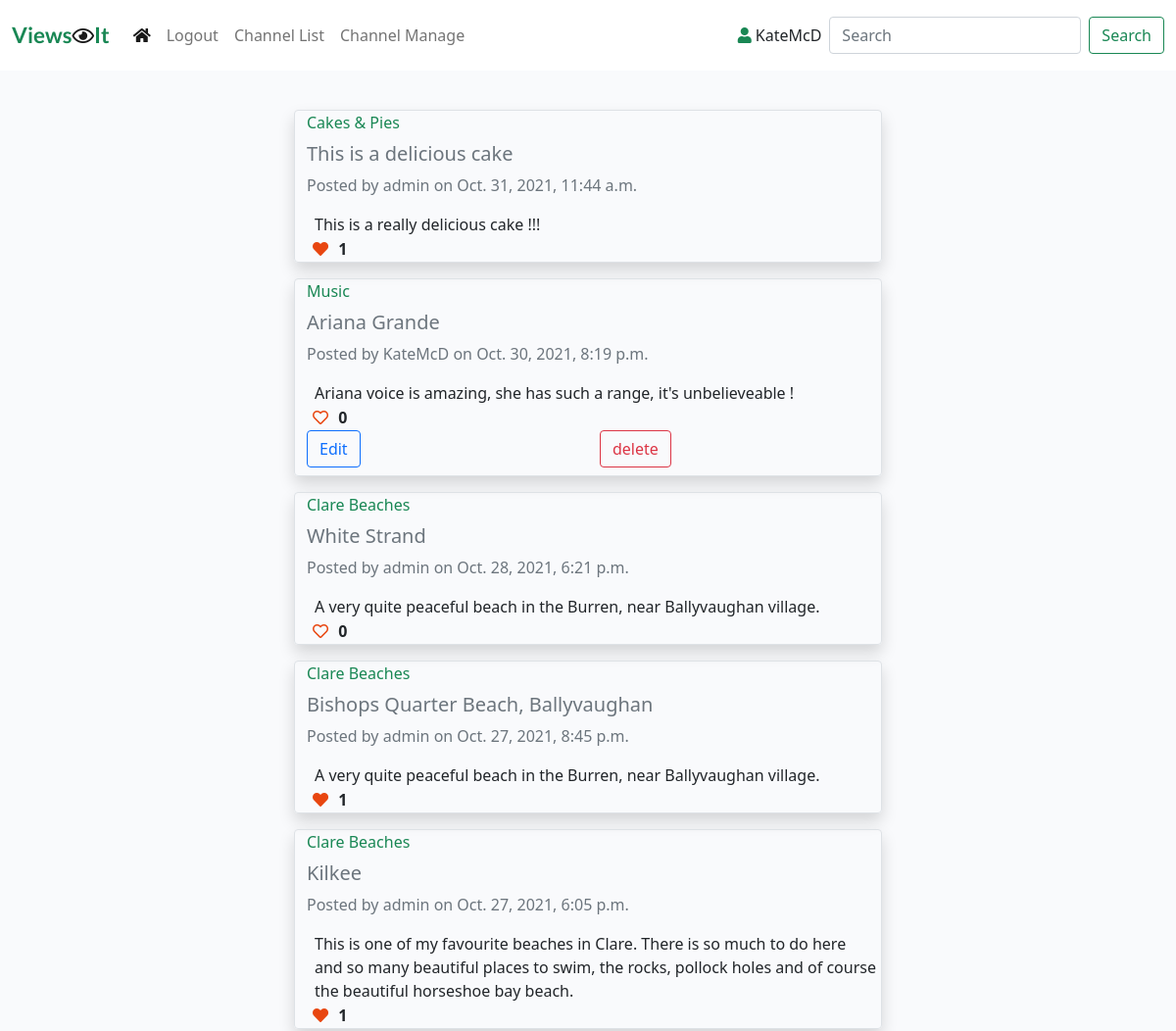
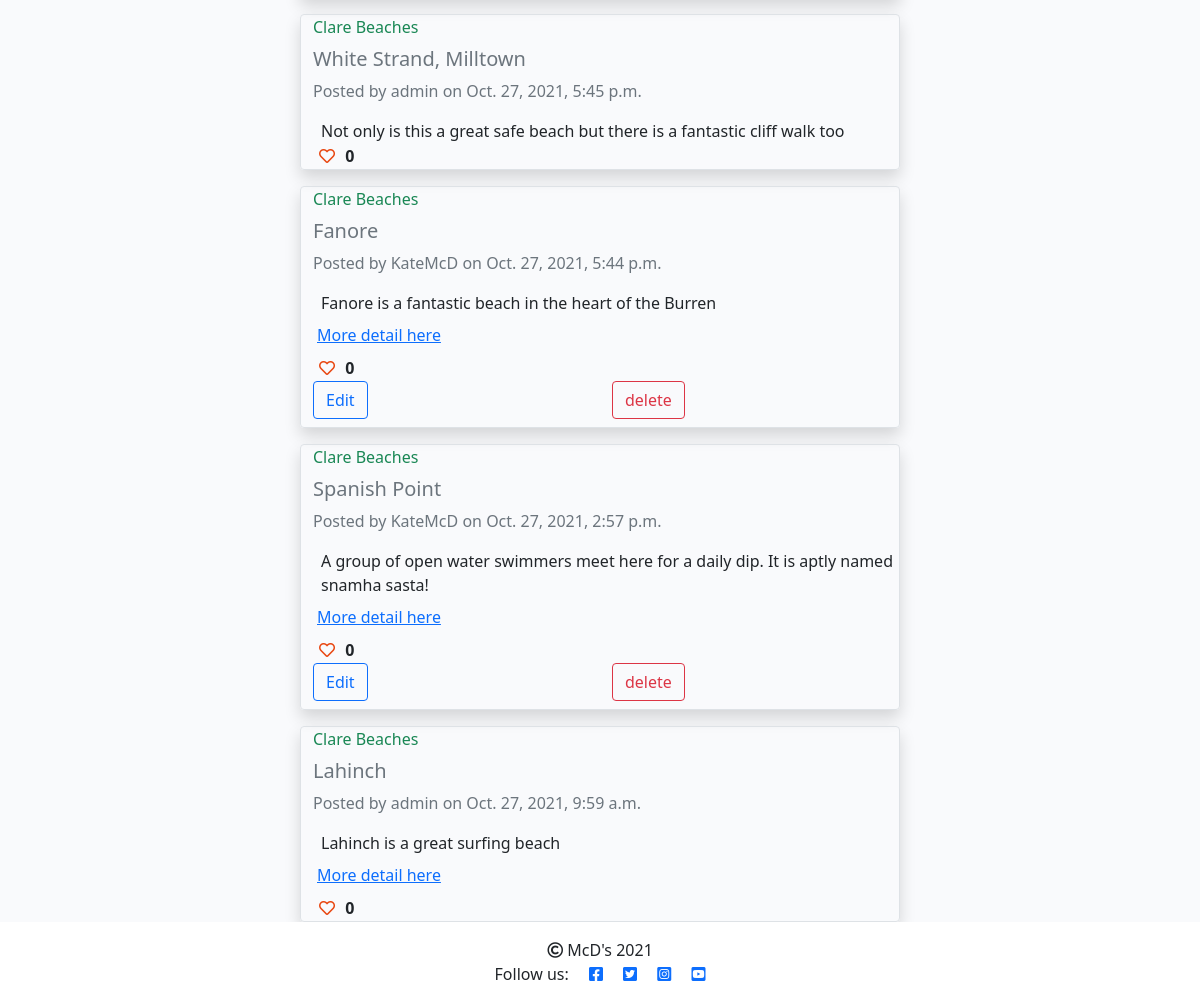
Screenshot of / (signed in) with the database file from the repository (2 pictures, top to bottom).
### viewsit_app/models.py (models this page shows, shortened)
class ChannelPosts(models.Model):
    title = models.CharField(max_length=200)
    slug_url = models.SlugField(max_length=250, unique=True)
    channel = models.ForeignKey(Channel, on_delete=models.CASCADE,
                                related_name='channelposts')
    channel_post = models.CharField(max_length=200, blank=True)
    post_image = CloudinaryField('image', blank=True)
    post_url = models.URLField(max_length=250, blank=True)
    author = models.ForeignKey(User, on_delete=models.CASCADE,
                               related_name="authorposts")
    created_on = models.DateTimeField(auto_now_add=True)
    updated_on = models.DateTimeField(auto_now=True)
    status = models.IntegerField(choices=STATUS, default=0)
    likes = models.ManyToManyField(User, related_name='post_likes', blank=True)
    class Meta:
        ordering = ['-updated_on']
    def number_of_likes(self):
        return self.likes.count()

class Channel(models.Model):
    topic = models.CharField(max_length=50)
    topic_url = models.SlugField(max_length=50, unique=True)
    description = models.CharField(max_length=200)
    author = models.ForeignKey(User, on_delete=models.CASCADE,
                               related_name="channels")
    created_on = models.DateTimeField(auto_now_add=True)
    updated_on = models.DateTimeField(auto_now=True)
    status = models.IntegerField(choices=STATUS, default=0)
    class Meta:
        ordering = ['-created_on']
    def __str__(self):
        return self.topic

### viewsit_app/views.py (the view)
# urls.py: path('', views.ChannelViewAll.as_view(), name=''),
class ChannelViewAll(View):
    def get(self, request, *args, **kwargs):
        messages = ()
        message_string = request.GET.get('messages', '')
        if message_string:
            messages = messages + (message_string, )
        if request.user.is_authenticated:
            queryset = ChannelPosts.objects.filter(
                Q(status__exact=1) | Q(author__exact=request.user),
                Q(channel__status__exact=1),
                ).order_by("-updated_on")
        else:
            queryset = ChannelPosts.objects.filter(
                Q(status__exact=1),
                Q(channel__status__exact=1),
                ).order_by("-updated_on")
        return render(
            request,
            "channel_view.html",
            {
                "post_list": queryset,
                "messages": messages,
                "current_user": request.user
            },
        )

### templates/channel_view.html (shortened to what this page needs)
{% extends "base.html" %}
{% block content %}
<div class="container-fluid">
    <div class="row">
        <div class="col-sm-6 mt-3 offset-md-3">
            {% for post in post_list %}
            {% if post.status == 0 %}
                <div class="row border rounded shadow mt-3 unapproved-bg">
            {% else %}
                <div class="row border rounded shadow mt-3">
            {% endif %}
                    {% if not channel_topic_url %}
                        <div class="col"><p class="card-text text-success">{{ post.channel }}</p></div>
                    {% endif %}
                    <div class="row mt-2"><h5 class="card-title text-muted">{{ post.title }}</h5></div>
                    <div class="col card-text text-secondary">Posted by {{ post.author }} on {{ post.updated_on }}</div>
                    {% if post.channel_post %}
                        <div class="row card-text mt-3 ms-2">{{ post.channel_post }}</div>
                    {% endif %}
                    {% if post.post_url %}
                        <div class="row card-text nav-link"><a href="{{ post.post_url }}" target="_blank">More detail here</a></div>
                    {% endif %}
                    <strong>
                        {% if user.is_authenticated %}
                            {% if channel_topic_url %}
                            <form class="d-inline" action="{% url 'channel_post_like' channel_slug=channel_topic_url post_slug=post.slug_url %}" method="POST">
                            {% else %}
                            <form class="d-inline" action="{% url 'channel_post_like' post_slug=post.slug_url %}" method="POST">
                            {% endif %}
                            {% if not post.number_of_likes == 0 %}
                                <button type="submit" name="blog_post_id" value="{{post.slug_url}}" class="btn-like">
                                    <i class="fas fa-heart"></i>
                                </button>
                            {% else %}
                                <button type="submit" name="blog_post_id" value="{{post.slug_url}}" class="btn-like">
                                    <i class="far fa-heart"></i>
                                </button>
                            {% endif %}
                            </form>
                        {% else %}
                            <span class="text_secondary"><i class="far fa-heart"></i></span>
                        {% endif %}
                        <span class="text_secondary">{{ post.number_of_likes }}</span>
                    </strong>
                    {% if user.is_authenticated and current_user == post.author %}
                        <div class="col" >
                        {% if channel_topic_url %}
                            <form action="{% url 'channel_post_edit' channel_slug=channel_topic_url post_slug=post.slug_url %}" method="get">
                        {% else %}
                            <form action="{% url 'channel_post_edit' post_slug=post.slug_url %}" method="get">
                        {% endif %}
                            <button type="submit" class="btn btn-outline-primary" name="edit_post" value="edit_post" >Edit</button>
                            </form>
                        </div>
                        <div class="col mb-2">
                            <button type="button" class="btn btn-outline-danger" data-bs-toggle="modal" data-bs-target="#confirmPostDelete">delete</button>
                        </div>
                    {% endif %}
                </div>
            {% empty %}
                <div><h4>There are no posts to view.</h4></div>
            {% endfor %}
        </div>
    </div>
</div>
{%endblock%}

### templates/base.html (shortened to what this page needs)
{% load static %}
<!DOCTYPE html>
<html class="h-100" lang="en">
<head>
    <link rel="stylesheet" href="https://cdnjs.cloudflare.com/ajax/libs/font-awesome/5.15.3/css/all.min.css">
    <link href="https://cdn.jsdelivr.net/npm/bootstrap@5.0.1/dist/css/bootstrap.min.css" rel="stylesheet"
>
    <link href="https://cdn.jsdelivr.net/npm/summernote@0.8.18/dist/summernote.min.css" rel="stylesheet">
    <link rel="stylesheet" href="{% static 'css/style.css' %}">
</head>
<body class="d-flex flex-column h-100 main-bg">
    <nav class="navbar navbar-expand-lg navbar-light fixed-top bg-white">
        <div class="container-fluid">
            <a class="navbar-brand" href="{% url 'home' %}"><span class="brand text-success">
                Views</span><i class="far fa-eye"></i><span class=" brand text-success">It</span></a>
            <div class="collapse navbar-collapse" id="navbarText">
                <ul class="navbar-nav me-auto mb-2 mb-lg-0">
                    <li class="nav-item">
                        <a class="nav-link active" aria-current="page" href="{% url 'channel_view_all' %}"><i class="fas fa-home"></i></a>
                    </li>
                    {% if user.is_authenticated %}
                    <li class="nav-item">
                        <a class="nav-link" href="{% url 'logout_user' %}">Logout</a>
                    </li>
                    {% endif %}
                    <li class="nav-item">
                        <a class="nav-link" href="{% url 'channel_list' %}">Channel List</a>
                    </li>
                    {% if user.is_authenticated and not "channel_manage" in request.path %}
                    <li class="nav-item">
                        <a class="nav-link" href="{% url 'channel_manage' %}">Channel Manage</a>
                    </li>
                    {% endif %}
                </ul>
                {% if user.is_authenticated %}
                    <p class="nav-item muted-text mt-3 me-2" id="navbarText"><i class="fas fa-user text-success"></i> {{ user }}</p>
                {% endif %}
                {% if not search_place_holder and not channel_topic_url%}
                    <span class="navbar-nav ml-auto mr-auto">
                        <form class="d-flex" action="{% url 'channel_view_search' %}" method="get">
                            <input class="form-control me-2" type="search" placeholder="Search" aria-label="Search" name="search_string">
                            <button class="btn btn-outline-success" type="submit">Search</button>
                        </form>
                    </span>
                {% endif %}
            </div>
        </div>
    </nav>
    <main class="flex-shrink-0 main-bg">
        {% block content %}
        {% endblock content %}
    </main>
   <footer class="footer mt-auto py-3 bg-white">
        <p class="m-0 text-center"><i class="far fa-copyright"></i>    McD's 2021</p>
        <p class="m-0 text-center"> Follow us:
            <a href="https://facebook.com" target="_blank" rel="no-opener" ><i class="fab fa-facebook-square ms-3"></i></a>
            <a href="https://twitter.com" target="_blank" rel="no-opener" ><i class="fab fa-twitter-square ms-3"></i></a>
            <a href="https://instagram.com" target="_blank" rel="no-opener" ><i class="fab fa-instagram-square ms-3"></i></a>
            <a href="https://youtube.com" target="_blank" rel="no-opener" ><i class="fab fa-youtube-square ms-3"></i></a>
        </p>
    </footer>
</body>
</html>

### static/css/style.css (style rules this page uses)
body { padding-top: 80px; }
.brand { font-family: Lato, sans-serif; font-size: 1.4rem; font-weight: 700; color: #4A4A4F; }
.main-bg { background-color: #F9FAFC; }
.btn-like { color: #E84610; border: none; background: transparent; }

### rows the page displays
ChannelPosts: channel "Cakes & Pies", title "This is a delicious cake", author "admin", updated_on "Oct. 31, 2021, 11:44 a.m.", channel_post "This is a really delicious cake !!!", number_of_likes "1"
ChannelPosts: channel "Music", title "Ariana Grande", author "KateMcD", updated_on "Oct. 30, 2021, 8:19 p.m.", channel_post "Ariana voice is amazing, she has such a range, it's unbelieveable !", number_of_likes "0", shows "Edit"
ChannelPosts: channel "Clare Beaches", title "White Strand", author "admin", updated_on "Oct. 28, 2021, 6:21 p.m.", channel_post "A very quite peaceful beach in the Burren, near Ballyvaughan village.", number_of_likes "0"
ChannelPosts: channel "Clare Beaches", title "Bishops Quarter Beach, Ballyvaughan", author "admin", updated_on "Oct. 27, 2021, 8:45 p.m.", channel_post "A very quite peaceful beach in the Burren, near Ballyvaughan village.", number_of_likes "1"
ChannelPosts: channel "Clare Beaches", title "Kilkee", author "admin", updated_on "Oct. 27, 2021, 6:05 p.m.", channel_post "This is one of my favourite beaches in Clare. There is so much to do here and so many beautiful places to swim, the rocks, pollock holes and of course the beautiful horseshoe bay beach.", number_of_likes "1"
ChannelPosts: channel "Clare Beaches", title "White Strand, Milltown", author "admin", updated_on "Oct. 27, 2021, 5:45 p.m.", channel_post "Not only is this a great safe beach but there is a fantastic cliff walk too", number_of_likes "0"
ChannelPosts: channel "Clare Beaches", title "Fanore", author "KateMcD", updated_on "Oct. 27, 2021, 5:44 p.m.", channel_post "Fanore is a fantastic beach in the heart of the Burren", number_of_likes "0", shows "Edit"
ChannelPosts: channel "Clare Beaches", title "Spanish Point", author "KateMcD", updated_on "Oct. 27, 2021, 2:57 p.m.", channel_post "A group of open water swimmers meet here for a daily dip. It is aptly named snamha sasta!", number_of_likes "0", shows "Edit"
ChannelPosts: channel "Clare Beaches", title "Lahinch", author "admin", updated_on "Oct. 27, 2021, 9:59 a.m.", channel_post "Lahinch is a great surfing beach", number_of_likes "0"

### other values shown
{{ user }} "KateMcD"
